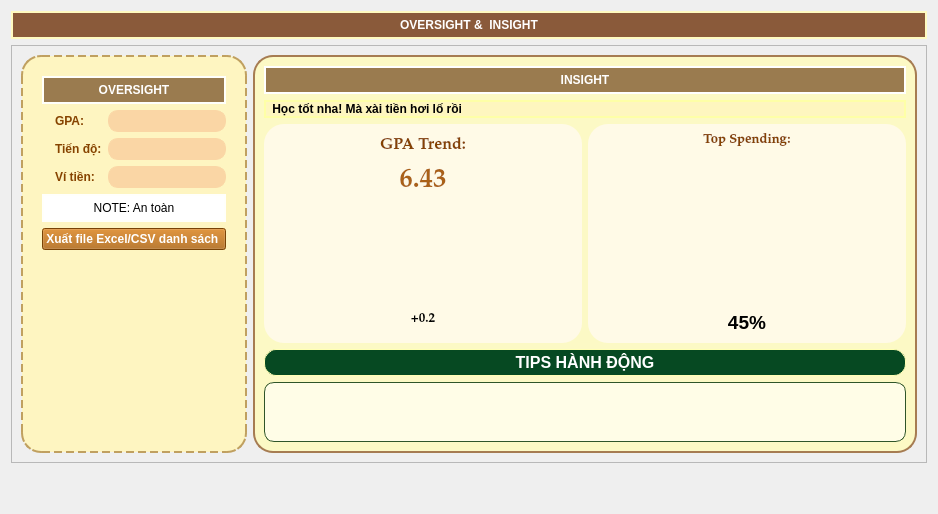
      <widget class="QWidget" name="pageInsight">
       <layout class="QVBoxLayout" name="verticalLayout_22">
        <item>
         <layout class="QVBoxLayout" name="verticalLayout_20">
          <item>
           <widget class="QLabel" name="label_18">
            <property name="minimumSize">
             <size>
              <width>0</width>
              <height>0</height>
             </size>
            </property>
            <property name="maximumSize">
             <size>
              <width>16777215</width>
              <height>40</height>
             </size>
            </property>
            <property name="styleSheet">
             <string notr="true">font: 75 23pt &quot;Palatino Linotype&quot;;
font-weight:bold;
background-color:#8A5A3A;
color:rgb(255, 255, 255);
border-radius: 15px;     
padding: 5px;
border: 2px solid rgb(255, 250, 192);</string>
            </property>
            <property name="text">
             <string>OVERSIGHT &amp;  INSIGHT</string>
            </property>
            <property name="alignment">
             <set>Qt::AlignCenter</set>
            </property>
           </widget>
          </item>
         </layout>
        </item>
        <item>
         <layout class="QVBoxLayout" name="verticalLayout_21"/>
        </item>
        <item>
         <widget class="QFrame" name="frame_3">
          <property name="frameShape">
           <enum>QFrame::StyledPanel</enum>
          </property>
          <property name="frameShadow">
           <enum>QFrame::Raised</enum>
          </property>
          <layout class="QHBoxLayout" name="horizontalLayout_13">
           <item>
            <widget class="QFrame" name="frame_6">
             <property name="maximumSize">
              <size>
               <width>800</width>
               <height>16777215</height>
              </size>
             </property>
             <property name="styleSheet">
              <string notr="true">
#frame_6 {
 
    border-image: none;     
    background-image: none;
    background-color: rgba(255, 245, 190,240); 
    border: 2px dashed #C0A060; 
    border-radius: 20px;
}</string>
             </property>
             <property name="frameShape">
              <enum>QFrame::StyledPanel</enum>
             </property>
             <property name="frameShadow">
              <enum>QFrame::Raised</enum>
             </property>
             <layout class="QVBoxLayout" name="verticalLayout_24">
              <item>
               <widget class="QFrame" name="left_card">
                <property name="styleSheet">
                 <string notr="true">#left_card{
    background-color:rgba(255, 245, 190,0);
    font: 75 14pt &quot;Palatino Linotype&quot;;
}</string>
                </property>
                <property name="frameShape">
                 <enum>QFrame::StyledPanel</enum>
                </property>
                <property name="frameShadow">
                 <enum>QFrame::Raised</enum>
                </property>
                <layout class="QGridLayout" name="gridLayout_11">
                 <item row="1" column="2">
                  <widget class="QLineEdit" name="lineEditInputGPA">
                   <property name="styleSheet">
                    <string notr="true">font: 75 13pt &quot;Palatino Linotype&quot;;
background-color:#FAD6A5;
color:rgb(0, 0, 0);
border-radius: 10px;     
padding: 2px;
border: 1px solid #FAD6A5;</string>
                   </property>
                  </widget>
                 </item>
                 <item row="1" column="1">
                  <widget class="QLabel" name="gpa_2">
                   <property name="styleSheet">
                    <string notr="true">font: 12pt &quot;Palatino Linotype&quot;;
background-color:transparent;
color: rgb(134, 67, 0);
font-weight: bold;

</string>
                   </property>
                   <property name="text">
                    <string>GPA:</string>
                   </property>
                  </widget>
                 </item>
                 <item row="2" column="1">
                  <widget class="QLabel" name="tiendo_2">
                   <property name="styleSheet">
                    <string notr="true">font: 12pt &quot;Palatino Linotype&quot;;
background-color:transparent;
color: rgb(134, 67, 0);
font-weight: bold;

</string>
                   </property>
                   <property name="text">
                    <string>Tiến độ:</string>
                   </property>
                  </widget>
                 </item>
                 <item row="3" column="1">
                  <widget class="QLabel" name="vi_2">
                   <property name="styleSheet">
                    <string notr="true">font: 12pt &quot;Palatino Linotype&quot;;
background-color:transparent;
color: rgb(134, 67, 0);
font-weight: bold;

</string>
                   </property>
                   <property name="text">
                    <string>Ví tiền:</string>
                   </property>
                  </widget>
                 </item>
                 <item row="3" column="2">
                  <widget class="QLineEdit" name="lineEditInputTienDo_2">
                   <property name="styleSheet">
                    <string notr="true">font: 75 13pt &quot;Palatino Linotype&quot;;
background-color:#FAD6A5;
color:rgb(0, 0, 0);
border-radius: 10px;     
padding: 2px;
border: 1px solid #FAD6A5;</string>
                   </property>
                  </widget>
                 </item>
                 <item row="2" column="2">
                  <widget class="QLineEdit" name="lineEditInputTienDo">
                   <property name="styleSheet">
                    <string notr="true">font: 75 13pt &quot;Palatino Linotype&quot;;
background-color:#FAD6A5;
color:rgb(0, 0, 0);
border-radius: 10px;     
padding: 2px;
border: 1px solid #FAD6A5;</string>
                   </property>
                  </widget>
                 </item>
                 <item row="1" column="0">
                  <widget class="QLabel" name="label_20">
                   <property name="maximumSize">
                    <size>
                     <width>40</width>
                     <height>40</height>
                    </size>
                   </property>
                   <property name="text">
                    <string/>
                   </property>
                   <property name="pixmap">
                    <pixmap resource="../resources.qrc">:/nen/images/dog.png</pixmap>
                   </property>
                   <property name="scaledContents">
                    <bool>true</bool>
                   </property>
                  </widget>
                 </item>
                 <item row="2" column="0">
                  <widget class="QLabel" name="label_41">
                   <property name="maximumSize">
                    <size>
                     <width>50</width>
                     <height>40</height>
                    </size>
                   </property>
                   <property name="text">
                    <string/>
                   </property>
                   <property name="pixmap">
                    <pixmap resource="../resources.qrc">:/nen/images/bieudo.png</pixmap>
                   </property>
                   <property name="scaledContents">
                    <bool>true</bool>
                   </property>
                  </widget>
                 </item>
                 <item row="3" column="0">
                  <widget class="QLabel" name="label_42">
                   <property name="maximumSize">
                    <size>
                     <width>50</width>
                     <height>50</height>
                    </size>
                   </property>
                   <property name="text">
                    <string/>
                   </property>
                   <property name="pixmap">
                    <pixmap resource="../resources.qrc">:/nen/images/vi_tien.png</pixmap>
                   </property>
                   <property name="scaledContents">
                    <bool>true</bool>
                   </property>
                  </widget>
                 </item>
                 <item row="0" column="0" colspan="3">
                  <widget class="QPushButton" name="pushButton_5">
                   <property name="styleSheet">
                    <string notr="true">font: 75 14pt &quot;Palatino Linotype&quot;;
font-weight:bold;
background-color:#9A7B4F;
color:rgb(255, 255, 255);
border-radius: 15px;     
padding: 5px;
border: 2px solid rgb(255, 255, 251);</string>
                   </property>
                   <property name="text">
                    <string>OVERSIGHT</string>
                   </property>
                   <property name="icon">
                    <iconset resource="../resources.qrc">
                     <normaloff>:/nen/images/duck.png</normaloff>:/nen/images/duck.png</iconset>
                   </property>
                   <property name="iconSize">
                    <size>
                     <width>45</width>
                     <height>35</height>
                    </size>
                   </property>
                  </widget>
                 </item>
                 <item row="4" column="0" colspan="3">
                  <widget class="QLabel" name="shortcomment_2">
                   <property name="styleSheet">
                    <string notr="true">font: 12pt &quot;Palatino Linotype&quot;;
background-color: rgb(255, 255, 255);
border-radius: 15px;     
padding: 5px;
border: 2px solid rgb(255, 255, 251);</string>
                   </property>
                   <property name="text">
                    <string>NOTE: An toàn</string>
                   </property>
                   <property name="alignment">
                    <set>Qt::AlignCenter</set>
                   </property>
                  </widget>
                 </item>
                 <item row="5" column="0" colspan="3">
                  <widget class="QPushButton" name="xuatfileexcel">
                   <property name="styleSheet">
                    <string notr="true">font: 12pt &quot;Palatino Linotype&quot;;
background-color:rgb(170, 94, 7);
color:rgb(255, 255, 255);
font-weight:bold;
</string>
                   </property>
                   <property name="text">
                    <string>Xuất file Excel/CSV danh sách </string>
                   </property>
                   <property name="icon">
                    <iconset resource="../resources.qrc">
                     <normaloff>:/nen/images/xuat.png</normaloff>:/nen/images/xuat.png</iconset>
                   </property>
                   <property name="iconSize">
                    <size>
                     <width>25</width>
                     <height>20</height>
                    </size>
                   </property>
                  </widget>
                 </item>
                </layout>
               </widget>
              </item>
              <item>
               <widget class="QLabel" name="label_19">
                <property name="sizePolicy">
                 <sizepolicy hsizetype="Ignored" vsizetype="Ignored">
                  <horstretch>0</horstretch>
                  <verstretch>0</verstretch>
                 </sizepolicy>
                </property>
                <property name="text">
                 <string/>
                </property>
                <property name="pixmap">
                 <pixmap resource="../resources.qrc">:/nen/images/nen_insight.png</pixmap>
                </property>
                <property name="scaledContents">
                 <bool>true</bool>
                </property>
                <property name="wordWrap">
                 <bool>false</bool>
                </property>
               </widget>
              </item>
             </layout>
            </widget>
           </item>
           <item>
            <widget class="QFrame" name="frame_9">
             <property name="styleSheet">
              <string notr="true">#frame_9 {
    font: 14pt &quot;Palatino Linotype&quot;;
    background-color: rgba(255, 251, 185,200); /* Màu kem */
    border: 2px solid #A67C52; /* Viền nâu */
    border-radius: 20px;       /* Bo tròn */
}</string>
             </property>
             <property name="frameShape">
              <enum>QFrame::StyledPanel</enum>
             </property>
             <property name="frameShadow">
              <enum>QFrame::Raised</enum>
             </property>
             <layout class="QGridLayout" name="gridLayout_12">
              <item row="2" column="1" rowspan="3">
               <widget class="QFrame" name="money_sta_2">
                <property name="styleSheet">
                 <string notr="true">#money_sta_2 {
border-radius: 20px;                  
font: 8pt &quot;Palatino Linotype&quot;;
background-color: rgb(255, 250, 231);
}</string>
                </property>
                <property name="frameShape">
                 <enum>QFrame::StyledPanel</enum>
                </property>
                <property name="frameShadow">
                 <enum>QFrame::Raised</enum>
                </property>
                <layout class="QVBoxLayout" name="verticalLayout_12">
                 <item>
                  <widget class="QLabel" name="topspending_2">
                   <property name="maximumSize">
                    <size>
                     <width>16777215</width>
                     <height>40</height>
                    </size>
                   </property>
                   <property name="font">
                    <font>
                     <family>Palatino Linotype</family>
                     <pointsize>12</pointsize>
                     <weight>75</weight>
                     <italic>false</italic>
                     <bold>true</bold>
                    </font>
                   </property>
                   <property name="styleSheet">
                    <string notr="true">#topspending_2{
font: 12pt &quot;Palatino Linotype&quot;;
color: rgb(134, 67, 0);
font-weight: bold;
}
</string>
                   </property>
                   <property name="text">
                    <string>&lt;html&gt;&lt;head/&gt;&lt;body&gt;&lt;p&gt;&lt;span style=&quot; font-size:10pt; font-weight:600;&quot;&gt;Top Spending:&lt;/span&gt;&lt;/p&gt;&lt;/body&gt;&lt;/html&gt;</string>
                   </property>
                   <property name="alignment">
                    <set>Qt::AlignCenter</set>
                   </property>
                  </widget>
                 </item>
                 <item>
                  <widget class="QLabel" name="topspending">
                   <property name="sizePolicy">
                    <sizepolicy hsizetype="Fixed" vsizetype="Fixed">
                     <horstretch>0</horstretch>
                     <verstretch>0</verstretch>
                    </sizepolicy>
                   </property>
                   <property name="minimumSize">
                    <size>
                     <width>300</width>
                     <height>150</height>
                    </size>
                   </property>
                   <property name="maximumSize">
                    <size>
                     <width>300</width>
                     <height>300</height>
                    </size>
                   </property>
                   <property name="text">
                    <string/>
                   </property>
                  </widget>
                 </item>
                 <item>
                  <widget class="QLabel" name="number2_2">
                   <property name="styleSheet">
                    <string notr="true">font: 11pt &quot;Palatino Linotype&quot;;
font-weight: bold; /* In đậm lên luôn */
color: black;</string>
                   </property>
                   <property name="text">
                    <string>&lt;html&gt;&lt;head/&gt;&lt;body&gt;&lt;p&gt;&lt;span style=&quot; font-size:14pt; font-weight:600;&quot;&gt;45%&lt;/span&gt;&lt;/p&gt;&lt;/body&gt;&lt;/html&gt;</string>
                   </property>
                   <property name="alignment">
                    <set>Qt::AlignCenter</set>
                   </property>
                  </widget>
                 </item>
                </layout>
               </widget>
              </item>
              <item row="2" column="0" rowspan="3">
               <widget class="QFrame" name="gpa_sta_2">
                <property name="styleSheet">
                 <string notr="true">
#gpa_sta_2 {
border-radius: 20px;                  
font: 8pt &quot;Palatino Linotype&quot;;
background-color: rgb(255, 250, 231);
}</string>
                </property>
                <property name="frameShape">
                 <enum>QFrame::StyledPanel</enum>
                </property>
                <property name="frameShadow">
                 <enum>QFrame::Raised</enum>
                </property>
                <layout class="QVBoxLayout" name="verticalLayout_8">
                 <item>
                  <widget class="QLabel" name="gpatrend_2">
                   <property name="maximumSize">
                    <size>
                     <width>16777215</width>
                     <height>40</height>
                    </size>
                   </property>
                   <property name="font">
                    <font>
                     <family>Palatino Linotype</family>
                     <pointsize>12</pointsize>
                     <weight>75</weight>
                     <italic>false</italic>
                     <bold>true</bold>
                    </font>
                   </property>
                   <property name="styleSheet">
                    <string notr="true">#gpatrend_2{
font: 12pt &quot;Palatino Linotype&quot;;
color: rgb(134, 67, 0);
font-weight: bold;
}
</string>
                   </property>
                   <property name="text">
                    <string>&lt;html&gt;&lt;head/&gt;&lt;body&gt;&lt;p&gt;&lt;span style=&quot; font-size:12pt; font-weight:600;&quot;&gt;GPA Trend:&lt;/span&gt;&lt;/p&gt;&lt;/body&gt;&lt;/html&gt;</string>
                   </property>
                   <property name="alignment">
                    <set>Qt::AlignCenter</set>
                   </property>
                  </widget>
                 </item>
                 <item>
                  <widget class="QLabel" name="insight_GPA">
                   <property name="font">
                    <font>
                     <family>Palatino Linotype</family>
                     <pointsize>20</pointsize>
                     <weight>75</weight>
                     <italic>false</italic>
                     <bold>true</bold>
                    </font>
                   </property>
                   <property name="styleSheet">
                    <string notr="true">font: 20pt &quot;Palatino Linotype&quot;;
font-weight:bold;
color:rgb(170, 97, 23);</string>
                   </property>
                   <property name="text">
                    <string>6.43</string>
                   </property>
                   <property name="alignment">
                    <set>Qt::AlignCenter</set>
                   </property>
                  </widget>
                 </item>
                 <item>
                  <widget class="QLabel" name="label_linechart">
                   <property name="sizePolicy">
                    <sizepolicy hsizetype="Fixed" vsizetype="Fixed">
                     <horstretch>0</horstretch>
                     <verstretch>0</verstretch>
                    </sizepolicy>
                   </property>
                   <property name="minimumSize">
                    <size>
                     <width>300</width>
                     <height>100</height>
                    </size>
                   </property>
                   <property name="maximumSize">
                    <size>
                     <width>300</width>
                     <height>300</height>
                    </size>
                   </property>
                   <property name="text">
                    <string/>
                   </property>
                  </widget>
                 </item>
                 <item>
                  <widget class="QLabel" name="number1_2">
                   <property name="font">
                    <font>
                     <family>Palatino Linotype</family>
                     <pointsize>12</pointsize>
                     <weight>50</weight>
                     <italic>false</italic>
                     <bold>false</bold>
                    </font>
                   </property>
                   <property name="styleSheet">
                    <string notr="true">font: 12pt &quot;Palatino Linotype&quot;;</string>
                   </property>
                   <property name="text">
                    <string>&lt;html&gt;&lt;head/&gt;&lt;body&gt;&lt;p&gt;&lt;span style=&quot; font-size:10pt; font-weight:600;&quot;&gt;+0.2&lt;/span&gt;&lt;/p&gt;&lt;/body&gt;&lt;/html&gt;</string>
                   </property>
                   <property name="alignment">
                    <set>Qt::AlignCenter</set>
                   </property>
                  </widget>
                 </item>
                </layout>
               </widget>
              </item>
              <item row="5" column="0" colspan="2">
               <widget class="QPushButton" name="pushButton">
                <property name="styleSheet">
                 <string notr="true">#pushButton {
    background-color:rgb(6, 73, 34);
    border: 1px solid rgb(255, 255, 181);
    border-radius: 12px;  
    color: rgb(255, 255, 255);
    font-weight: bold;
    font-size: 12pt;
    min-height: 25px;    
}
</string>
                </property>
                <property name="text">
                 <string>TIPS HÀNH ĐỘNG</string>
                </property>
                <property name="icon">
                 <iconset resource="../resources.qrc">
                  <normaloff>:/nen/images/bongden.png</normaloff>:/nen/images/bongden.png</iconset>
                </property>
                <property name="iconSize">
                 <size>
                  <width>30</width>
                  <height>25</height>
                 </size>
                </property>
               </widget>
              </item>
              <item row="1" column="0" colspan="2">
               <widget class="QLabel" name="advice_2">
                <property name="styleSheet">
                 <string notr="true">
background-color:rgba(255, 245, 190,210);
    border-radius: 20px;
    border: 2px solid rgba(254, 255, 167);
    font: 75 12pt &quot;Palatino Linotype&quot;;
font-weight:bold;
</string>
                </property>
                <property name="text">
                 <string> Học tốt nha! Mà xài tiền hơi lố rồi</string>
                </property>
               </widget>
              </item>
              <item row="6" column="0" colspan="2">
               <widget class="QTextEdit" name="input_tips">
                <property name="maximumSize">
                 <size>
                  <width>1000</width>
                  <height>60</height>
                 </size>
                </property>
                <property name="font">
                 <font>
                  <family>Palatino Linotype</family>
                  <pointsize>12</pointsize>
                  <weight>50</weight>
                  <italic>false</italic>
                  <bold>false</bold>
                 </font>
                </property>
                <property name="styleSheet">
                 <string notr="true">
background-color: #fffde7; 
border: 1px solid rgb(47, 85, 41); 
border-radius: 10px;
padding: 10px;
color: #333333;
font-family:Palatino Linotype;
font-size:12pt
</string>
                </property>
                <property name="html">
                 <string>&lt;!DOCTYPE HTML PUBLIC &quot;-//W3C//DTD HTML 4.0//EN&quot; &quot;http://www.w3.org/TR/REC-html40/strict.dtd&quot;&gt;
&lt;html&gt;&lt;head&gt;&lt;meta name=&quot;qrichtext&quot; content=&quot;1&quot; /&gt;&lt;style type=&quot;text/css&quot;&gt;
p, li { white-space: pre-wrap; }
&lt;/style&gt;&lt;/head&gt;&lt;body style=&quot; font-family:'Palatino Linotype'; font-size:12pt; font-weight:400; font-style:normal;&quot;&gt;
&lt;p style=&quot;-qt-paragraph-type:empty; margin-top:0px; margin-bottom:0px; margin-left:0px; margin-right:0px; -qt-block-indent:0; text-indent:0px; font-family:'Linotype';&quot;&gt;&lt;br /&gt;&lt;/p&gt;&lt;/body&gt;&lt;/html&gt;</string>
                </property>
               </widget>
              </item>
              <item row="0" column="0" colspan="2">
               <widget class="QPushButton" name="pushButton_6">
                <property name="styleSheet">
                 <string notr="true">font: 75 14pt &quot;Palatino Linotype&quot;;
font-weight:bold;
background-color:#9A7B4F;
color:rgb(255, 255, 255);
border-radius: 15px;     
padding: 5px;
border: 2px solid rgb(255, 255, 255);</string>
                </property>
                <property name="text">
                 <string>INSIGHT</string>
                </property>
                <property name="icon">
                 <iconset resource="../resources.qrc">
                  <normaloff>:/nen/images/kinhlup.png</normaloff>:/nen/images/kinhlup.png</iconset>
                </property>
                <property name="iconSize">
                 <size>
                  <width>40</width>
                  <height>20</height>
                 </size>
                </property>
               </widget>
              </item>
             </layout>
            </widget>
           </item>
          </layout>
         </widget>
        </item>
        <item>
         <spacer name="verticalSpacer">
          <property name="orientation">
           <enum>Qt::Vertical</enum>
          </property>
          <property name="sizeHint" stdset="0">
           <size>
            <width>20</width>
            <height>40</height>
           </size>
          </property>
         </spacer>
        </item>
       </layout>
      </widget>
